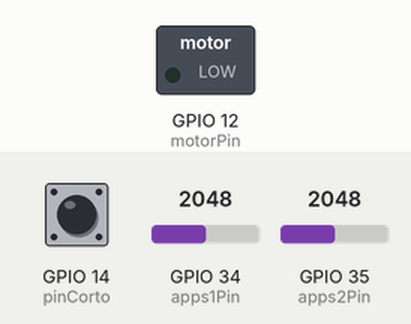
A sketch run on a simulated ESP32. Shown: switched loads named in the sketch (green lamp = pin HIGH). The test bench sets the inputs (shaded band); at power-on: GPIO 14 (pinCorto) HIGH, GPIO 34 (apps1Pin) = 2048, GPIO 35 (apps2Pin) = 2048. What the sketch prints to the serial monitor is not drawn.

Above: at 0.2 s.
Timing chart, 0 to 1.7 s (numbered marks = the images above):
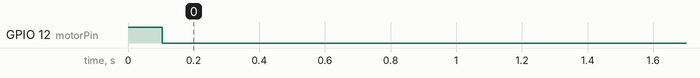

Measured:
- by itself, GPIO 12 (motorPin): HIGH → LOW at 0.10 s

The sketch:

APPS-Fisico.ino
```cpp
// =======================================================
// SISTEMA APPS - UNAM MOTORSPORTS
// Simulación de dos sensores APPS con protección FSAE
// =======================================================

// =======================
// CONFIGURACIÓN DE PINES
// =======================

const int apps1Pin = 34;      // Sensor APPS 1
const int apps2Pin = 35;      // Sensor APPS 2

const int pinCorto = 14;      // Entrada para detectar un cortocircuito
const int motorPin = 12;      // Salida para el motor (LED)

// =======================
// PARÁMETROS
// =======================

const int porcentajeMax = 100;
const float escalaSalida = 100.0;

const int diferenciaPermitida = 10;

const unsigned long tiempoMaxError = 100;
const unsigned long tiempoImpresion = 150;


// =======================
// VARIABLES
// =======================

unsigned long inicioError = 0;
unsigned long ultimaImpresion = 0;

bool hayError = false;
bool motorEncendido = true;

volatile bool cortoDetectado = false;


// =======================
// INTERRUPCIÓN
// =======================

void IRAM_ATTR detectarCorto() {

  cortoDetectado = true;

}


// =======================
// SETUP
// =======================

void setup() {

  Serial.begin(115200);

  pinMode(apps1Pin, INPUT);
  pinMode(apps2Pin, INPUT);

  pinMode(motorPin, OUTPUT);
  digitalWrite(motorPin, HIGH);

  pinMode(pinCorto, INPUT_PULLUP);

  attachInterrupt(
    digitalPinToInterrupt(pinCorto),
    detectarCorto,
    FALLING
  );

  Serial.println();
  Serial.println("========================================");
  Serial.println(" Sistema APPS iniciado ");
  Serial.println("========================================");

}


// =======================
// LOOP PRINCIPAL
// =======================

void loop() {

  // -----------------------------
  // Revisar cortocircuito
  // -----------------------------

  if (cortoDetectado) {

    apagarMotor(
      "INTERRUPCIÓN: Cortocircuito detectado."
    );

    while (1);

  }


  // -----------------------------
  // Leer sensores
  // -----------------------------

  int lectura1 = analogRead(apps1Pin);
  int lectura2 = analogRead(apps2Pin);


  // -----------------------------
  // Convertir a porcentaje
  // -----------------------------

  int apps1Porcentaje = map(
    lectura1,
    0,
    4095,
    0,
    porcentajeMax
  );


  int apps2Porcentaje = map(
    lectura2,
    0,
    2048,
    0,
    porcentajeMax
  );


  apps1Porcentaje = constrain(
    apps1Porcentaje,
    0,
    porcentajeMax
  );


  apps2Porcentaje = constrain(
    apps2Porcentaje,
    0,
    porcentajeMax
  );


  // -----------------------------
  // Escala para telemetría
  // -----------------------------

  float apps1 =
    (apps1Porcentaje / (float)porcentajeMax)
    * escalaSalida;


  float apps2 =
    (apps2Porcentaje / (float)porcentajeMax)
    * escalaSalida;


  // -----------------------------
  // Comparar sensores
  // -----------------------------

  int discrepancia = abs(
    apps1Porcentaje - apps2Porcentaje
  );


  if (discrepancia > diferenciaPermitida) {

    if (!hayError) {

      hayError = true;
      inicioError = millis();

    }

    else {

      if (millis() - inicioError >= tiempoMaxError) {

        apagarMotor(
          "DESVIACIÓN CRÍTICA: Sensores desalineados por más de 100 ms."
        );

      }

    }

  }

  else {

    hayError = false;

  }


  // -----------------------------
  // Mostrar telemetría
  // -----------------------------

  if (millis() - ultimaImpresion >= tiempoImpresion) {

    ultimaImpresion = millis();

    mostrarDatos(
      apps1,
      apps2,
      discrepancia
    );

  }

}
// =======================
// APAGAR MOTOR
// =======================

void apagarMotor(String motivo) {

  // Evita ejecutar esta función varias veces
  if (!motorEncendido) {
    return;
  }

  motorEncendido = false;
  hayError = true;

  // Apagar motor (o LED conectado al pin 12)
  digitalWrite(motorPin, LOW);

  Serial.println();
  Serial.println("==================================================");
  Serial.println("!!! MOTOR APAGADO DE EMERGENCIA !!!");
  Serial.print("Motivo: ");
  Serial.println(motivo);
  Serial.println("==================================================");
}


// =======================
// MOSTRAR TELEMETRÍA
// =======================

void mostrarDatos(
  float apps1,
  float apps2,
  int discrepancia
) {

  Serial.print("APPS1: ");
  Serial.print(apps1, 1);

  Serial.print("% | APPS2: ");
  Serial.print(apps2, 1);

  Serial.print("% | Discrepancia: ");
  Serial.print(discrepancia);
  Serial.print("% | Estado: ");

  if (!motorEncendido) {

    Serial.println("❌ MOTOR APAGADO");

  }

  else if (hayError) {

    Serial.print("⚠️ PRE-FALLA (Tiempo acumulado: ");
    Serial.print(millis() - inicioError);
    Serial.println(" ms)");

  }

  else {

    Serial.println("✅ OK (Motor Activo)");

  }

}
```
